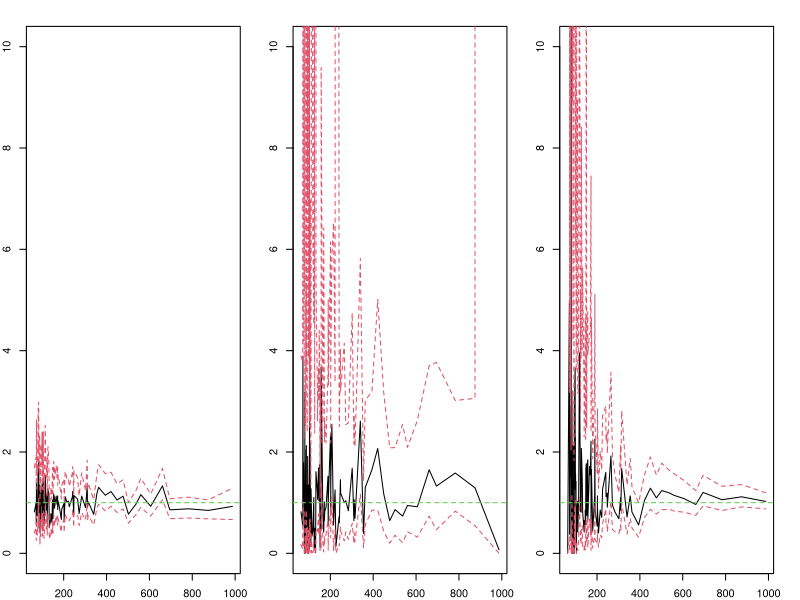
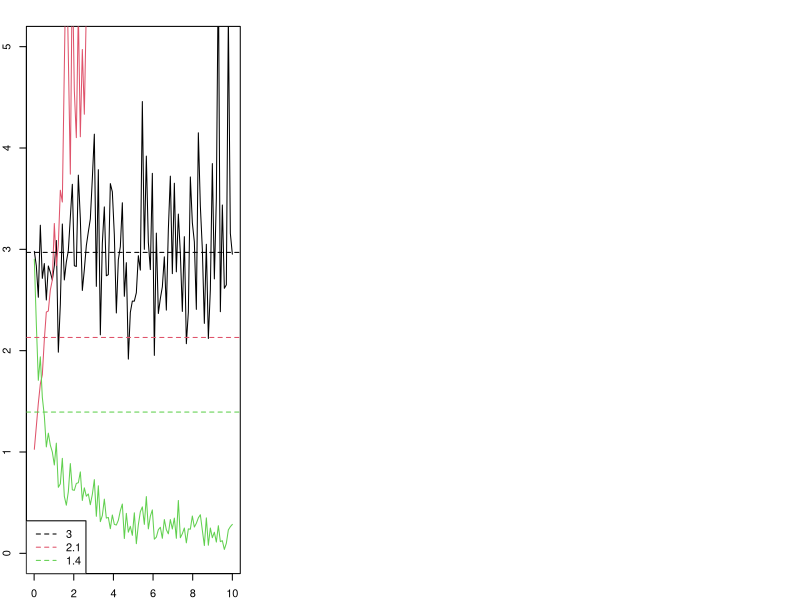

These charts were generated, in order, by the following R code:
library(msm)
df_msm_creation <- function(df_new){






  indiv_msm <- c((1:nrow(df_new)),
                 (1:nrow(df_new))[(df_new$T01.time < df_new$T02.time) & df_new$T01==1],
                 (1:nrow(df_new))[df_new$T12.time > 0 & df_new$T12==1],
                 (1:nrow(df_new))[df_new$T12.time > 0 & df_new$T12==0],
                 (1:nrow(df_new))[df_new$T02 == 1],
                 (1:nrow(df_new))[df_new$T02 == 0 & df_new$T01==0])
  state_msm <- c(rep(1,nrow(df_new)),
                 rep(2,sum((df_new$T01.time < df_new$T02.time) & df_new$T01==1)),
                 rep(3,sum(df_new$T12.time > 0 & df_new$T12==1)),
                 rep(2,sum(df_new$T12.time > 0 & df_new$T12==0)),
                 rep(3,sum(df_new$T02 == 1)),
                 rep(1,sum(df_new$T02 == 0 & df_new$T01==0)))
  time_msm <- c(rep(0,nrow(df_new)),
                df_new$T01.time[(df_new$T01.time < df_new$T02.time) & df_new$T01==1],
                (df_new$T12.time + df_new$T01.time)[df_new$T12.time > 0 & df_new$T12==1],
                (df_new$T12.time + df_new$T01.time)[df_new$T12.time > 0 & df_new$T12==0],
                df_new$T02.time[df_new$T02 == 1],
                df_new$T02.time[df_new$T02 == 0 & df_new$T01==0])
  df_msm <- data.frame("indiv"=indiv_msm,"state"=state_msm,"time"=time_msm)
  df_msm <- df_msm[order(df_msm$indiv,df_msm$time),]
  rownames(df_msm) <- 1:nrow(df_msm)
  return(df_msm)
}

process <- function(n, i01, i02, i12, i00=NULL, seed=1){
  set.seed(seed)
  if(is.null(i00)){
    t1 <- rexp(n,i01+i02) #temps de passage de 0 à 1 ou 0 à 2
    s1 <- rbinom(n,1,i02/(i01+i02))+1 #détermination de l'état atteint (1 ou 2)
    t2 <- rexp(n,i12) #temps de passage de l'état 1 à 2 à partir du temps d'arrivée à 1
    df <- data.frame("DSS"=rep(1,n),"DSS.time"=ifelse(s1==1,t1+t2,t1),
                     "PFI"=rep(1,n),"PFI.time"=t1,
                     "T01"=-(s1-2),"T01.time"=t1,
                     "T02"=s1-1,"T02.time"=ifelse(s1==2,t1,t1+t2),
                     "T12"=-(s1-2),"T12.time"=ifelse(s1==1,t2,0))
  }  else {
    tcensure <- rexp(n,i00) #temps de censure pour chaque individu
    tmin0102 <- rexp(n,i01+i02) #min temps de passage de 0 à 1 et de 0 à 2
    t1 <- apply(matrix(c(tcensure,tmin0102),byrow = FALSE,ncol=2),1,min) #min temps de passage de 0 à 1 et de 0 à 2 et du temps de censure
    s1 <- ifelse(tmin0102 < tcensure,rbinom(n, 1, i02/(i01+i02))+1,0) #détermination de l'état atteint (1 ou 2 ou censure)
    tmin12 <- rexp(n,i12)
    t2 <- apply(matrix(c(tmin12,tcensure-t1),byrow = FALSE,ncol=2),1,min) #min temps de passage de 1 à 2 et du temps de censure
    s2 <- ifelse(tmin12 < tcensure,1,0) #détermination de la censure de la transition 1 -> 2
    df <- data.frame("DSS"=ifelse(s1 == 2 | (s1 == 1 & s2 == 1),1,0),"DSS.time"=ifelse(s1==1,t1+t2,t1),
                     "PFI"=ifelse(s1 > 0,1,0),"PFI.time"=t1,
                     "T01"=ifelse(s1==1,1,0),"T01.time"=t1,
                     "T02"=ifelse(s1-1 > 0,1,0),"T02.time"=ifelse(s1==2 | s1==0,t1,t1+t2),
                     "T12"=ifelse(s1==1 & s2==1,1,0),"T12.time"=ifelse(s1==1,t2,0))
  }
  return(df)
}




n <- 1000
Qmat <- matrix(c(1,1,1,0,1,1,0,0,0),ncol=3,byrow = TRUE)
val <- seq(10,0.01,length.out=100)
# val <- seq(1,0.01,length.out=100)
contingent01 <- rep(NA,length(val))
contingent02 <- rep(NA,length(val))
contingent12 <- rep(NA,length(val))
res01 <-rep(NA,3*length(val))
res02 <-rep(NA,3*length(val))
res12 <-rep(NA,3*length(val))

covar <- sample(0:1,1000,replace=TRUE,prob=c(0.8,0.2))

for(i in 1:length(val)){
  print(i)
  df_new <- process(n=n,0.6,0.2,0.3,val[[i]],i)
  df_msm <- df_msm_creation(df_new)
  df_msm[["covar"]] <- covar[df_msm$indiv]
  msm_simu <- msm(state~time, subject=indiv,data = df_msm, gen.inits = TRUE,qmatrix= Qmat, deathexact = 3,covariates = ~covar)
  hazards <- hazard.msm(msm_simu)[[1]]
  if(dim(hazards)[2] == 1){
    res01[((i-1)*3+1):(i*3)] <- c(hazards[1,],NA,NA)
    res02[((i-1)*3+1):(i*3)] <- c(hazards[2,],NA,NA)
    res12[((i-1)*3+1):(i*3)] <- c(hazards[3,],NA,NA)
  }
  else{
    res01[((i-1)*3+1):(i*3)] <- hazards[1,]
    res02[((i-1)*3+1):(i*3)] <- hazards[2,]
    res12[((i-1)*3+1):(i*3)] <- hazards[3,]
  }
  contingent01[[i]] <- sum(df_new$T01==1)
  contingent02[[i]] <- sum(df_new$T02==1)
  contingent12[[i]] <- sum(df_new$T12==1)
}

x <- contingent01+contingent02
mat_res01 <- matrix(res01,byrow = TRUE,ncol=3)[order(x),]
mat_res02 <- matrix(res02,byrow = TRUE,ncol=3)[order(x),]
mat_res12 <- matrix(res12,byrow = TRUE,ncol=3)[order(x),]
x <- x[order(x)]

par(mfrow=c(1,3),mar=rep(2,4))
plot(x,mat_res01[,1],type="l",ylim=c(0,10))
points(x,mat_res01[,2],type="l",col=2,lty=2)
points(x,mat_res01[,3],type="l",col=2,lty=2)
abline(h=1,lty=2,col=3)

plot(x,mat_res02[,1],type="l",ylim=c(0,10))
points(x,mat_res02[,2],type="l",col=2,lty=2)
points(x,mat_res02[,3],type="l",col=2,lty=2)
abline(h=1,lty=2,col=3)

plot(x,mat_res12[,1],type="l",ylim=c(0,10))
points(x,mat_res12[,2],type="l",col=2,lty=2)
points(x,mat_res12[,3],type="l",col=2,lty=2)
abline(h=1,lty=2,col=3)

plot(val,contingent01/contingent02,type="l",ylim=c(0,5))
points(val,contingent01/contingent12,type="l",col=2)
points(val,contingent12/contingent02,type="l",col=3)
abline(h=98/33,lty=2,col=1)
abline(h=98/46,lty=2,col=2)
abline(h=46/33,lty=2,col=3)
legend("bottomleft",legend=c("3","2.1","1.4"),lty=2,col=1:3)

#pour BRCA T01 <- 98
# T02 <- 33
# T12 <- 46
# T01 III- IV <- 42
# T02 III- IV <- 16
# T12 III- IV <- 25

df_new <- process(n=n,0.6,0.2,0.3,6)
sum(df_new$T01==1)
sum(df_new$T02==1)
sum(df_new$T12==1)

# obs: diminuer le rapport l01/l02 augmente instabilité ?
